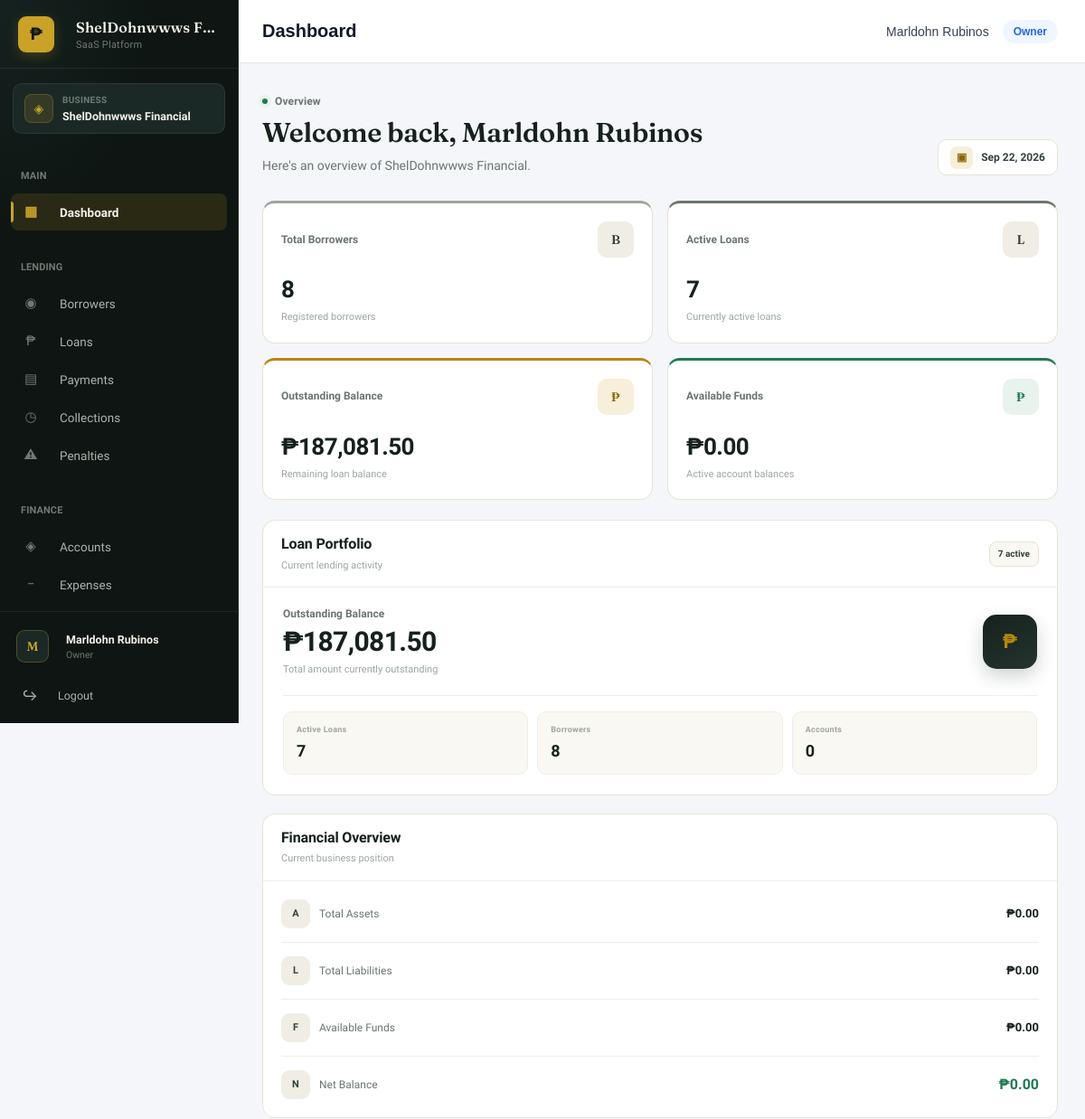
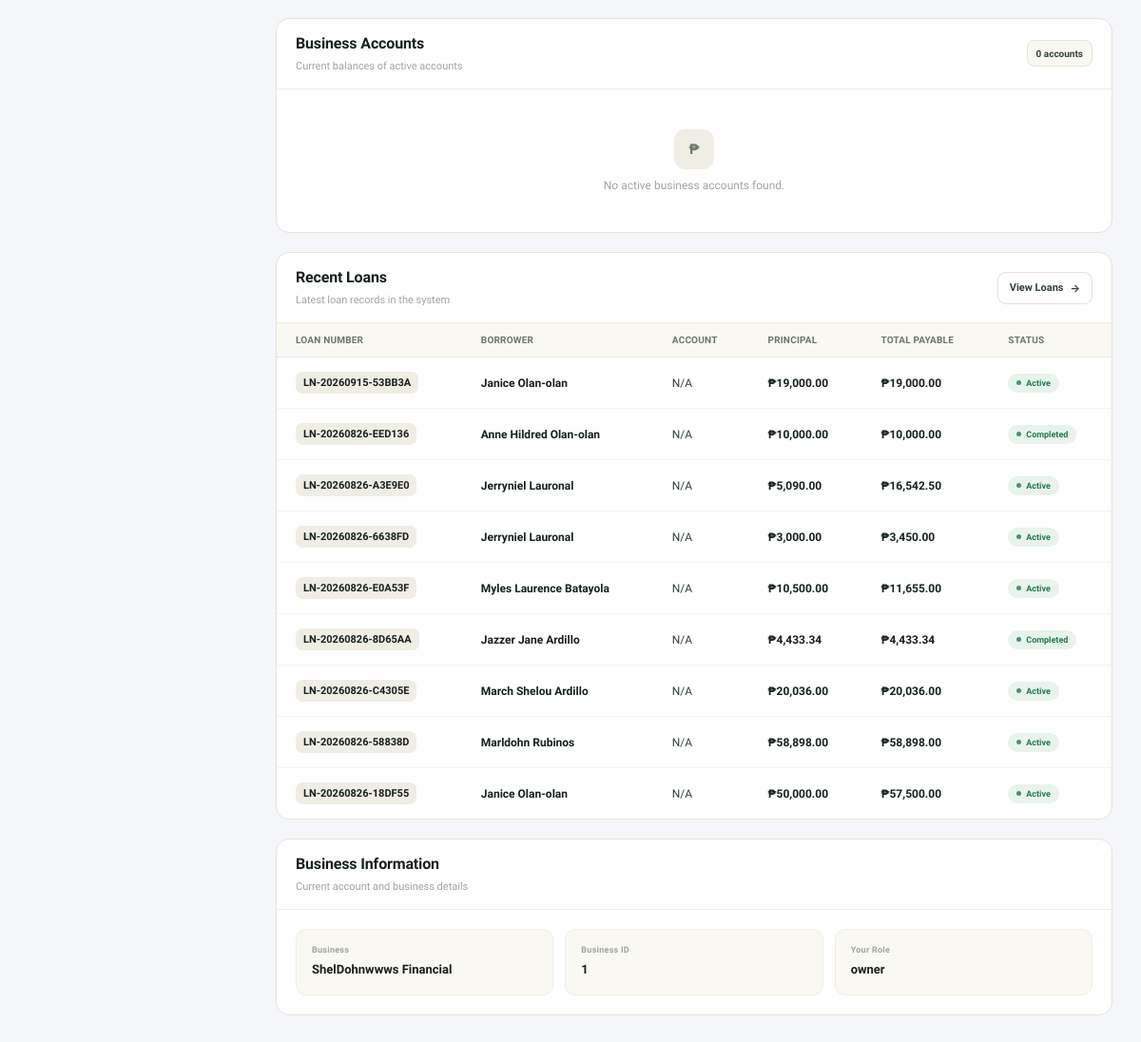
The page /public/index.php?url=dashboard (signed in) on the database its author committed (2 pictures, top to bottom).
### tables this page shows
CREATE TABLE `loans` (
  `id` int(10) UNSIGNED NOT NULL,
  `business_id` bigint(20) UNSIGNED NOT NULL,
  `borrower_id` int(10) UNSIGNED NOT NULL,
  `account_id` int(10) UNSIGNED DEFAULT NULL,
  `category_id` int(10) UNSIGNED DEFAULT NULL,
  `loan_number` varchar(50) NOT NULL,
  `principal_amount` decimal(15,2) NOT NULL DEFAULT 0.00,
  `interest_rate` decimal(8,2) NOT NULL DEFAULT 0.00,
  `interest_type` enum('flat','reducing_balance') NOT NULL DEFAULT 'flat',
  `payment_type` enum('installment','full_payment') NOT NULL DEFAULT 'installment',
  `term` int(11) NOT NULL DEFAULT 1,
  `term_period` enum('days','weeks','months','years') NOT NULL DEFAULT 'months',
  `processing_fee` decimal(15,2) NOT NULL DEFAULT 0.00,
  `total_interest` decimal(15,2) NOT NULL DEFAULT 0.00,
  `total_payable` decimal(15,2) NOT NULL DEFAULT 0.00,
  `release_date` date DEFAULT NULL,
  `first_payment_date` date DEFAULT NULL,
  `status` enum('pending','approved','active','completed','overdue','cancelled','rejected') NOT NULL DEFAULT 'pending',
  `purpose` varchar(255) DEFAULT NULL,
  `notes` text DEFAULT NULL,
  `created_by` int(10) UNSIGNED DEFAULT NULL,
  `created_at` timestamp NOT NULL DEFAULT current_timestamp(),
  `updated_at` timestamp NOT NULL DEFAULT current_timestamp() ON UPDATE current_timestamp()
);

### app/views/dashboard/index.php (the view, shortened to what the rows shown need)
<?php
$user =
    $user
    ?? Auth::user();
$recentLoans =
    $recentLoans
    ?? [];
if (!function_exists('dashboardMoney')) {
    function dashboardMoney(
        float $amount
    ): string {
        return '₱' .
            number_format(
                $amount,
                2
            );
    }
}
if (!function_exists('dashboardStatusClass')) {
    function dashboardStatusClass(
        string $status
    ): string {
        return match (
            strtolower(trim($status))
        ) {
            'active' =>
                'dashboard-status-active',
            'approved' =>
                'dashboard-status-approved',
            'pending' =>
                'dashboard-status-pending',
            'completed' =>
                'dashboard-status-completed',
            'overdue' =>
                'dashboard-status-overdue',
            'cancelled',
            'rejected' =>
                'dashboard-status-danger',
            default =>
                'dashboard-status-default'
        };
    }
}
$userName =
    $user['full_name']
    ??
    $user['username']
    ??
    'Administrator';
?>
<!DOCTYPE html>
<html lang="en">
<head>
    <link
        rel="stylesheet"
        href="assets/css/style.css"
    >
</head>
<body>
<?php
require APP_PATH .
    '/views/layouts/sidebar.php';
?>
<div class="main-content">
    <div class="container lm-dashboard">
        <div class="lm-dashboard-header">
            <div class="lm-dashboard-heading">
                <h1>
                    Welcome back,
                    <?= htmlspecialchars($userName) ?>
                </h1>
            </div>
        </div>
        <div class="lm-main-grid">
            <div class="lm-panel">
                <div class="lm-panel-header">
                    <div class="lm-panel-heading">
                        <h2 class="lm-panel-title">
                            Loan Portfolio
                        </h2>
                    </div>
                </div>
            </div>
            <div class="lm-panel">
                <div class="lm-panel-header">
                    <div class="lm-panel-heading">
                        <h2 class="lm-panel-title">
                            Financial Overview
                        </h2>
                    </div>
                </div>
            </div>
        </div>
        <div
            class="lm-panel"
            style="margin-bottom:20px;"
        >
            <div class="lm-panel-header">
                <div class="lm-panel-heading">
                    <h2 class="lm-panel-title">
                        Business Accounts
                    </h2>
                </div>
            </div>
        </div>
        <div class="lm-panel">
            <div class="lm-panel-header">
                <div class="lm-panel-heading">
                    <h2 class="lm-panel-title">
                        Recent Loans
                    </h2>
                </div>
            </div>
            <?php if (!empty($recentLoans)): ?>
                <div class="lm-table-wrapper">
                    <table class="lm-table">
                        <thead>
                            <tr>
                                <th>
                                    Loan Number
                                </th>
                                <th>
                                    Borrower
                                </th>
                                <th>
                                    Account
                                </th>
                                <th>
                                    Principal
                                </th>
                                <th>
                                    Total Payable
                                </th>
                                <th>
                                    Status
                                </th>
                            </tr>
                        </thead>
                        <tbody>
                            <?php foreach (
                                $recentLoans
                                as $loan
                            ): ?>
                                <?php
                                $loanStatus =
                                    $loan['status']
                                    ??
                                    'pending';
                                ?>
                                <tr>
                                    <td>
                                        <span
                                            class="lm-loan-number"
                                        >
                                            <?= htmlspecialchars(
                                                $loan['loan_number']
                                                ??
                                                'N/A'
                                            ) ?>
                                        </span>
                                    </td>
                                    <td>
                                        <span
                                            class="lm-borrower"
                                        >
                                            <?= htmlspecialchars(
                                                $loan['borrower_name']
                                                ??
                                                'Unknown Borrower'
                                            ) ?>
                                        </span>
                                    </td>
                                    <td>
                                        <?= htmlspecialchars(
                                            $loan['account_name']
                                            ??
                                            'N/A'
                                        ) ?>
                                    </td>
                                    <td>
                                        <span
                                            class="lm-amount"
                                        >
                                            <?= dashboardMoney(
                                                (float) (
                                                    $loan[
                                                        'principal_amount'
                                                    ]
                                                    ??
                                                    0
                                                )
                                            ) ?>
                                        </span>
                                    </td>
                                    <td>
                                        <span
                                            class="lm-amount"
                                        >
                                            <?= dashboardMoney(
                                                (float) (
                                                    $loan[
                                                        'total_payable'
                                                    ]
                                                    ??
                                                    0
                                                )
                                            ) ?>
                                        </span>
                                    </td>
                                    <td>
                                        <span
                                            class="
                                                lm-status
                                                <?= htmlspecialchars(
                                                    dashboardStatusClass(
                                                        $loanStatus
                                                    )
                                                )
                                            ?>"
                                        >
                                            <?= htmlspecialchars(
                                                ucfirst(
                                                    $loanStatus
                                                )
                                            ) ?>
                                        </span>
                                    </td>
                                </tr>
                            <?php endforeach; ?>
                        </tbody>
                    </table>
                </div>
            <?php endif; ?>
        </div>
        <div
            class="lm-panel"
            style="margin-top:20px;"
        >
            <div class="lm-panel-header">
                <div class="lm-panel-heading">
                    <h2 class="lm-panel-title">
                        Business Information
                    </h2>
                </div>
            </div>
        </div>
    </div>
</div>
</body>
</html>

### rows shown on the page
loans: loan_number "LN-20260915-53BB3A", borrower_name "Janice Olan-olan", account_name "N/A", principal_amount "₱19,000.00", total_payable "₱19,000.00", status "Active"
loans: loan_number "LN-20260826-EED136", borrower_name "Anne Hildred Olan-olan", account_name "N/A", principal_amount "₱10,000.00", total_payable "₱10,000.00", status "Completed"
loans: loan_number "LN-20260826-A3E9E0", borrower_name "Jerryniel Lauronal", account_name "N/A", principal_amount "₱5,090.00", total_payable "₱16,542.50", status "Active"
loans: loan_number "LN-20260826-6638FD", borrower_name "Jerryniel Lauronal", account_name "N/A", principal_amount "₱3,000.00", total_payable "₱3,450.00", status "Active"
loans: loan_number "LN-20260826-E0A53F", borrower_name "Myles Laurence Batayola", account_name "N/A", principal_amount "₱10,500.00", total_payable "₱11,655.00", status "Active"
loans: loan_number "LN-20260826-8D65AA", borrower_name "Jazzer Jane Ardillo", account_name "N/A", principal_amount "₱4,433.34", total_payable "₱4,433.34", status "Completed"
loans: loan_number "LN-20260826-C4305E", borrower_name "March Shelou Ardillo", account_name "N/A", principal_amount "₱20,036.00", total_payable "₱20,036.00", status "Active"
loans: loan_number "LN-20260826-58838D", borrower_name "Marldohn Rubinos", account_name "N/A", principal_amount "₱58,898.00", total_payable "₱58,898.00", status "Active"
loans: loan_number "LN-20260826-18DF55", borrower_name "Janice Olan-olan", account_name "N/A", principal_amount "₱50,000.00", total_payable "₱57,500.00", status "Active"

### other values the page prints
$sidebarBrandName "ShelDohnwwws F…"
$sidebarBrandTagline "SaaS Platform"
$business['name'] "ShelDohnwwws Financial"
$avatarLetter "M"
$displayName "Marldohn Rubinos"
$displayRole "Owner"
$userName "Marldohn Rubinos"
$role "Owner"
$businessName "ShelDohnwwws Financial"
$totalBorrowers "8"
$activeLoans "7"
$totalAccounts "0"
$businessId "1"
$role "owner"
